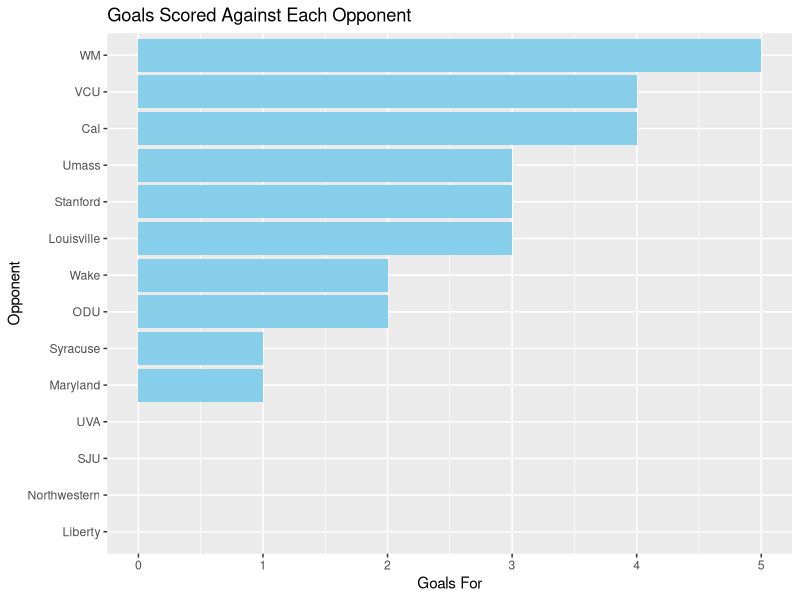
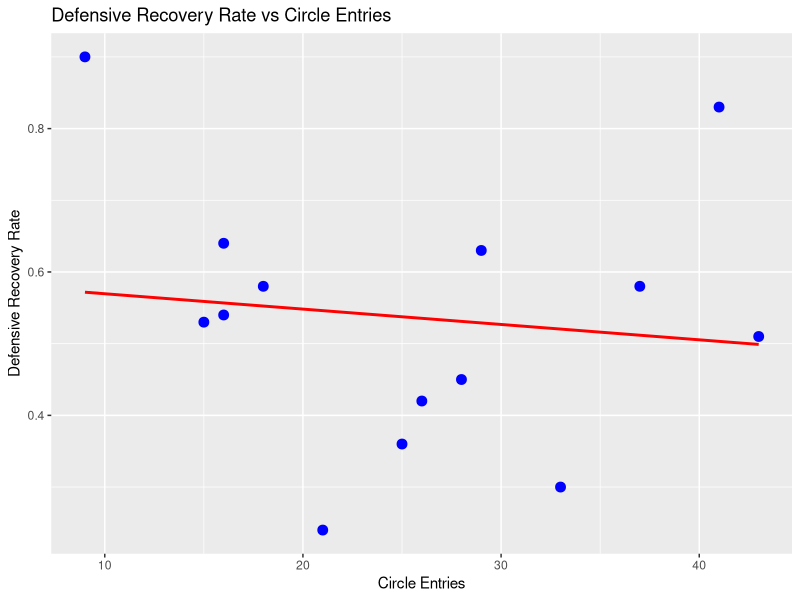
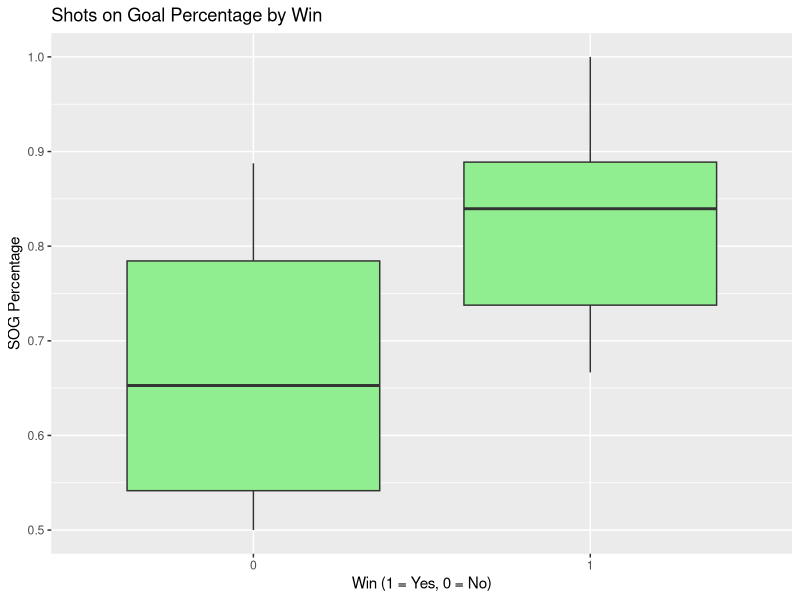
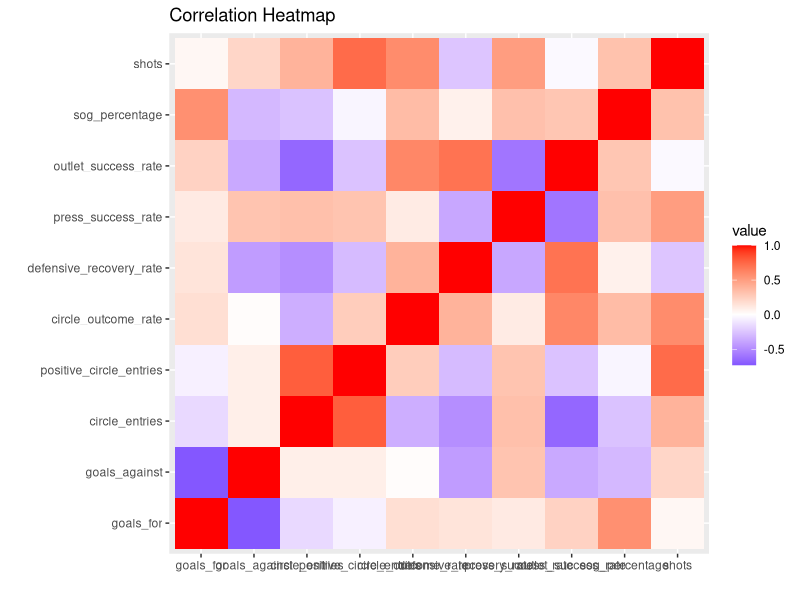
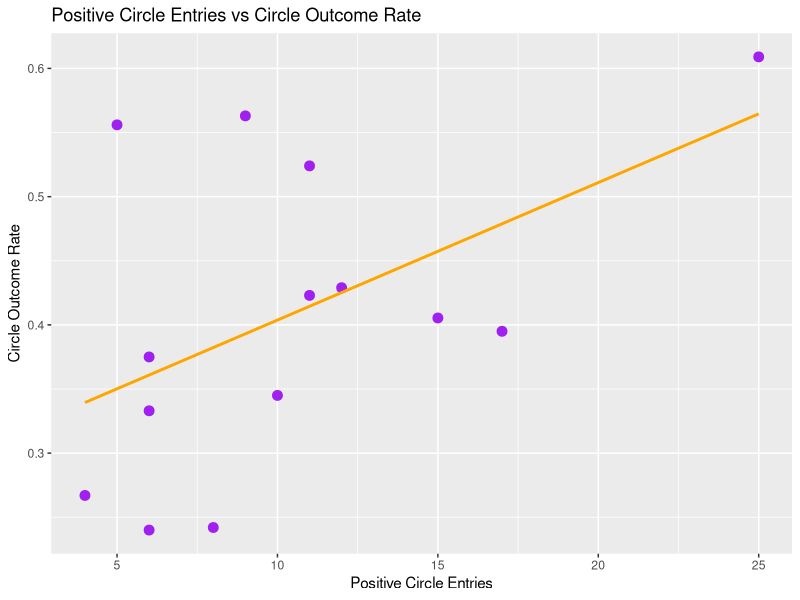
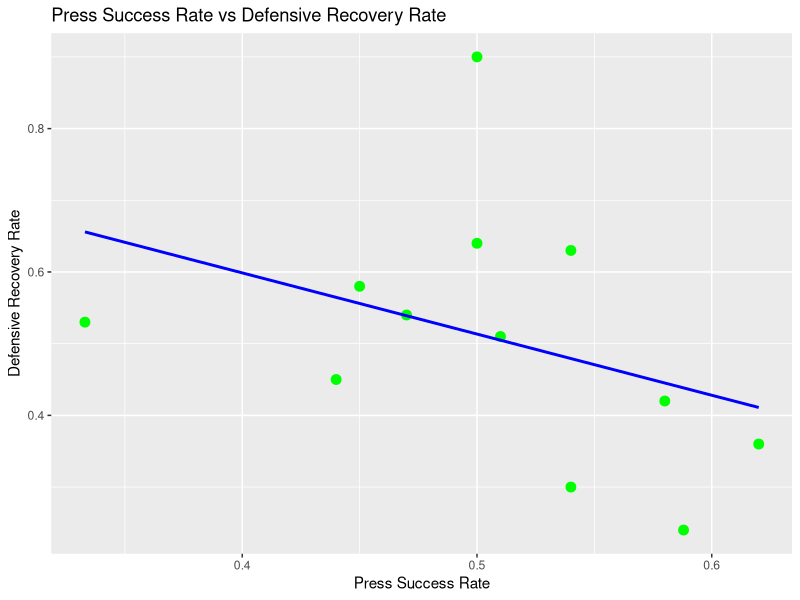
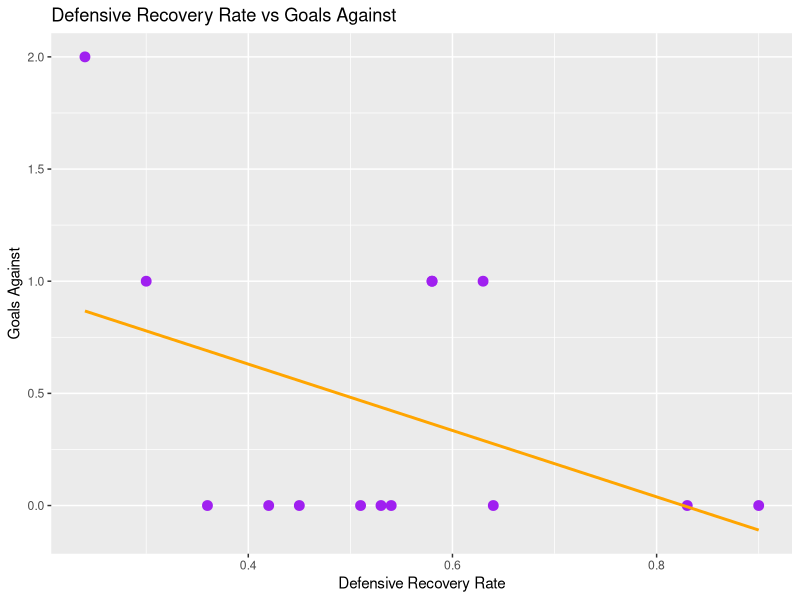
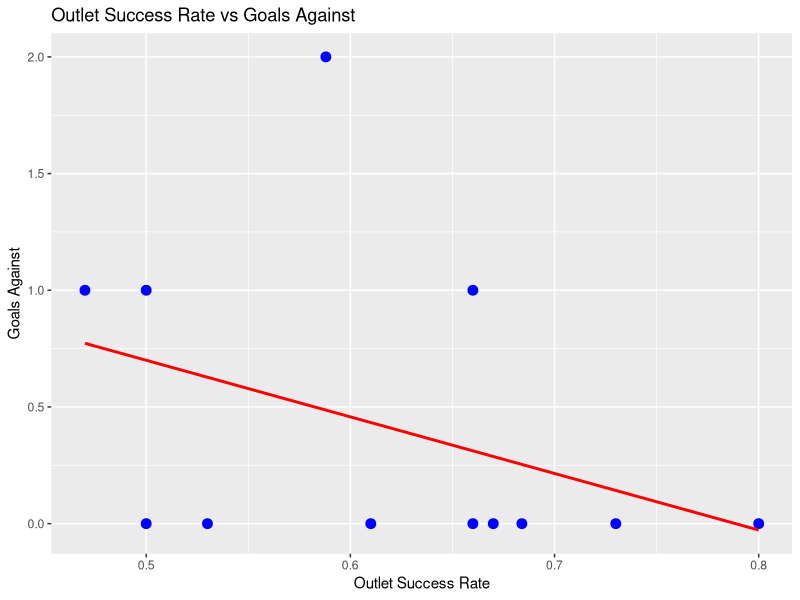

Reproduce these figures in R, in order.
# Load necessary libraries
library(ggplot2)
library(dplyr)

# Read the data 
data <- read.csv("field_hockey_data.csv")

# View the first few rows of the data 
head(data)

# Bar plot for Goals For vs Opponent
ggplot(data, aes(x = reorder(opponent, goals_for), y = goals_for)) +
  geom_bar(stat = "identity", fill = "skyblue") +
  coord_flip() +
  labs(title = "Goals Scored Against Each Opponent", x = "Opponent", y = "Goals For")

# Scatter plot for Defensive Recovery Rate vs Circle Entries
ggplot(data, aes(x = circle_entries, y = defensive_recovery_rate)) +
  geom_point(color = "blue", size = 3) +
  geom_smooth(method = "lm", color = "red", se = FALSE) +
  labs(title = "Defensive Recovery Rate vs Circle Entries", x = "Circle Entries", y = "Defensive Recovery Rate")

# Boxplot of Shots on Goal Percentage by Win
ggplot(data, aes(x = factor(win), y = sog_percentage)) +
  geom_boxplot(fill = "lightgreen") +
  labs(title = "Shots on Goal Percentage by Win", x = "Win (1 = Yes, 0 = No)", y = "SOG Percentage")

# Correlation Matrix to identify interesting trends
# Select relevant numeric columns for correlation
numeric_columns <- data %>%
  select(goals_for, goals_against, circle_entries, positive_circle_entries, circle_outcome_rate,
         defensive_recovery_rate, press_success_rate, outlet_success_rate, sog_percentage, shots)

cor_matrix <- cor(numeric_columns, use = "complete.obs")

# Print correlation matrix to console
print(cor_matrix)

# Visualize the correlation matrix with a heatmap
library(reshape2)
cor_data <- melt(cor_matrix)
ggplot(cor_data, aes(Var1, Var2, fill = value)) +
  geom_tile() +
  scale_fill_gradient2(low = "blue", high = "red", mid = "white", midpoint = 0) +
  labs(title = "Correlation Heatmap", x = "", y = "")

#Other visualizations and correlation trends

ggplot(data, aes(x = positive_circle_entries, y = circle_outcome_rate)) +
  geom_point(color = "purple", size = 3) +
  geom_smooth(method = "lm", color = "orange", se = FALSE) +
  labs(title = "Positive Circle Entries vs Circle Outcome Rate", x = "Positive Circle Entries", y = "Circle Outcome Rate")


ggplot(data, aes(x = press_success_rate, y = defensive_recovery_rate)) +
  geom_point(color = "green", size = 3) +
  geom_smooth(method = "lm", color = "blue", se = FALSE) +
  labs(title = "Press Success Rate vs Defensive Recovery Rate", x = "Press Success Rate", y = "Defensive Recovery Rate")

ggplot(data, aes(x = defensive_recovery_rate, y = goals_against)) +
  geom_point(color = "purple", size = 3) +
  geom_smooth(method = "lm", color = "orange", se = FALSE) +
  labs(title = "Defensive Recovery Rate vs Goals Against", x = "Defensive Recovery Rate", y = "Goals Against")

ggplot(data, aes(x = outlet_success_rate, y = goals_against)) +
  geom_point(color = "blue", size = 3) +
  geom_smooth(method = "lm", color = "red", se = FALSE) +
  labs(title = "Outlet Success Rate vs Goals Against", x = "Outlet Success Rate", y = "Goals Against")

correlation_with_win <- cor(numeric_columns, data$win)
print(correlation_with_win)

ggplot(data, aes(x = sog_percentage, y = circle_outcome_rate)) +
  geom_point(color = "red", size = 3) +
  geom_smooth(method = "lm", color = "darkred", se = FALSE) +
  labs(title = "SOG% vs Circle Outcome Rate", x = "SOG Percentage", y = "Circle Outcome Rate")

ggplot(data, aes(x = circle_entries, y = goals_for)) +
  geom_point(color = "darkgreen", size = 3) +
  geom_smooth(method = "lm", color = "darkblue", se = FALSE) +
  labs(title = "Circle Entries vs Goals Scored", x = "Circle Entries", y = "Goals Scored")


